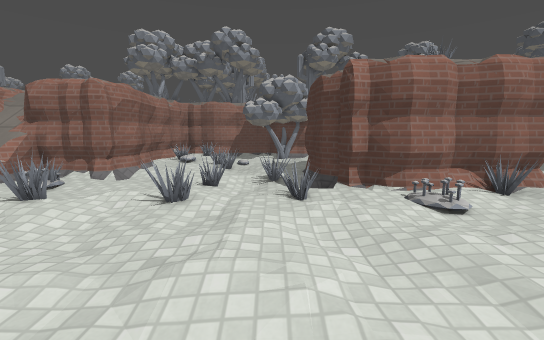
[1] (above)

23 first-person views from a walk through a level from a Godot 3-D game. The camera is 1.2 m above the floor, tilts 8° down and sees 90° across. The floor is counted in squares, 0.5 m on a side. Each view is taken from the middle of a square. On the plan, view 1 faces up. The plan holds only what a view shows up to about 18 squares ahead; the rest is blank. The place goes on beyond the plan. Surface patterns are stand-ins for the level's own textures.

[2]
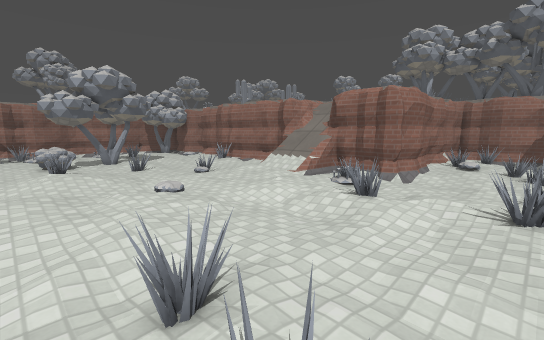

[3]
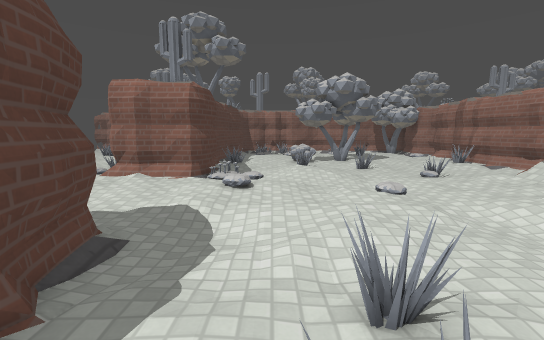

[4]
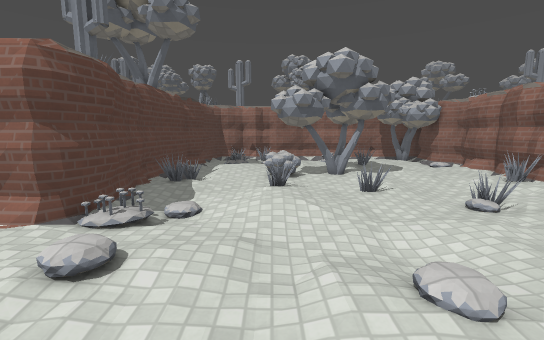

[5]
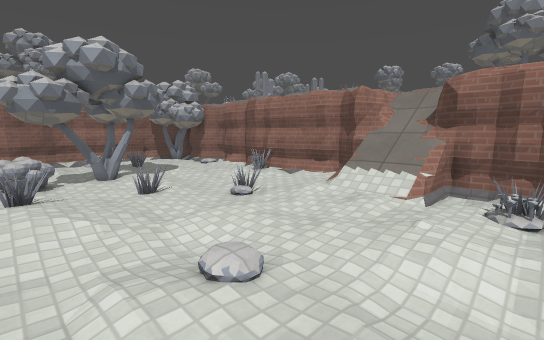

[6]
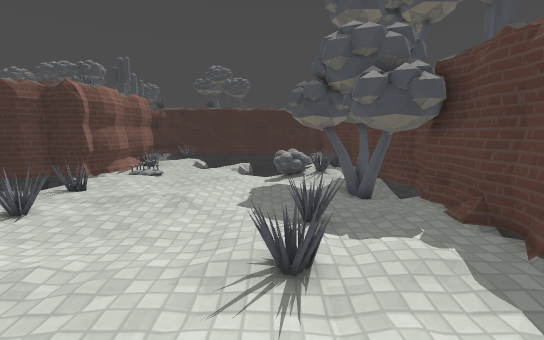

[7]
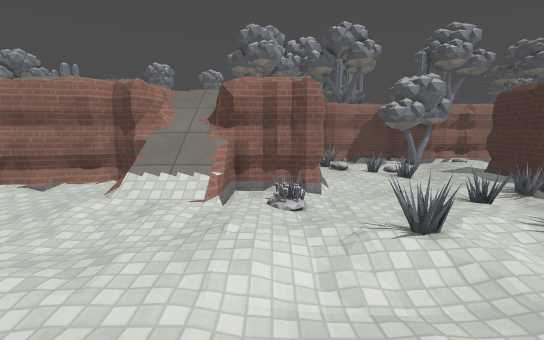

[8]
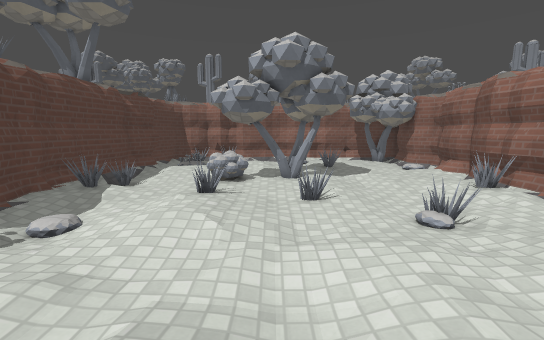

[9]
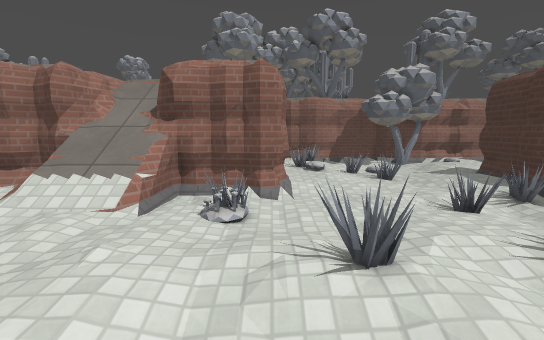

[10]
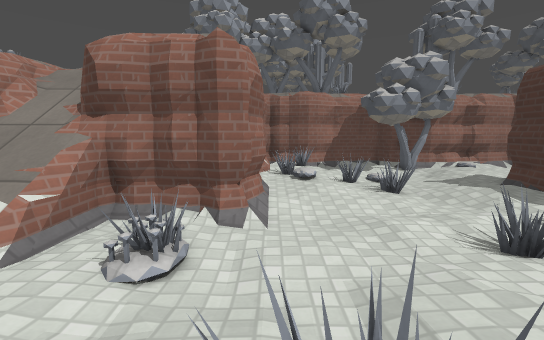

[11]
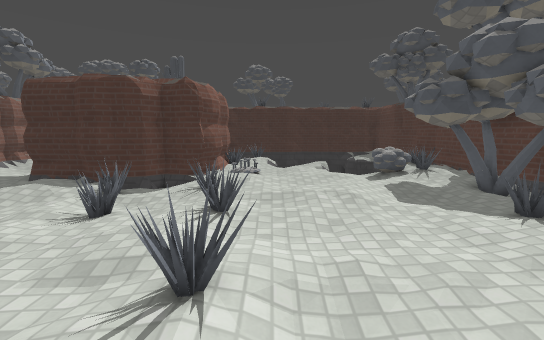

[12]
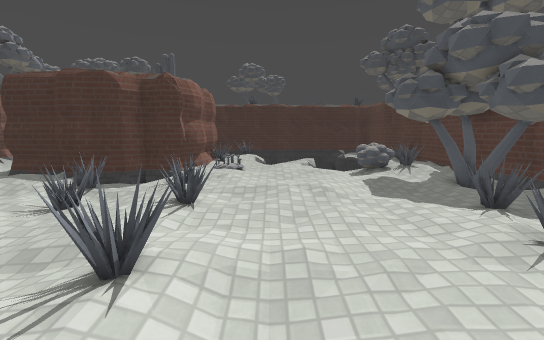

[13]
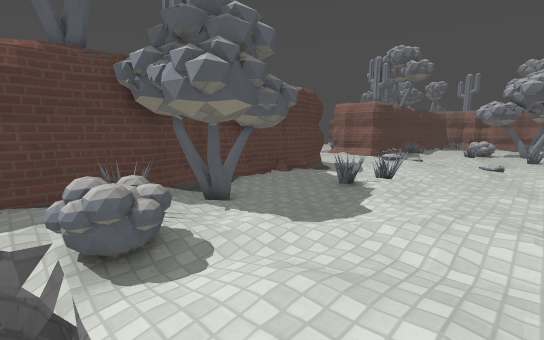

[14]
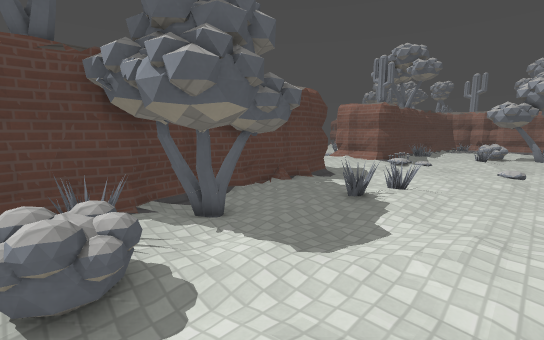

[15]
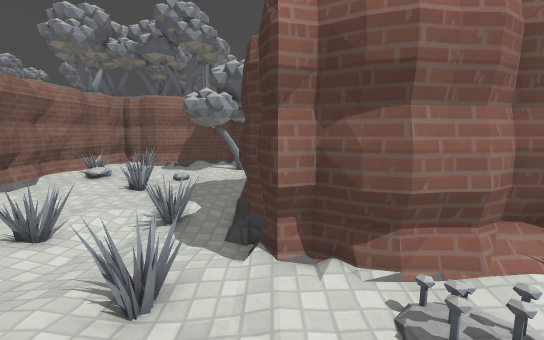

[16]
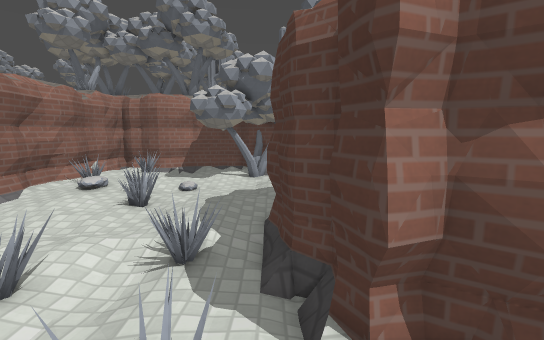

[17]
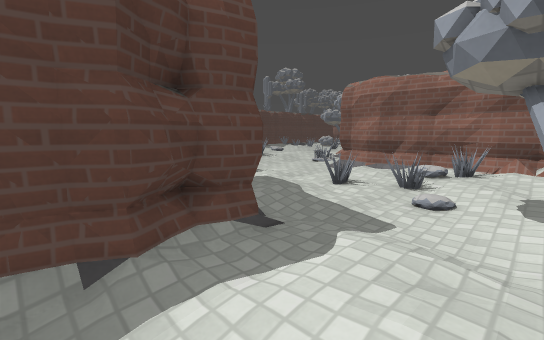

[18]
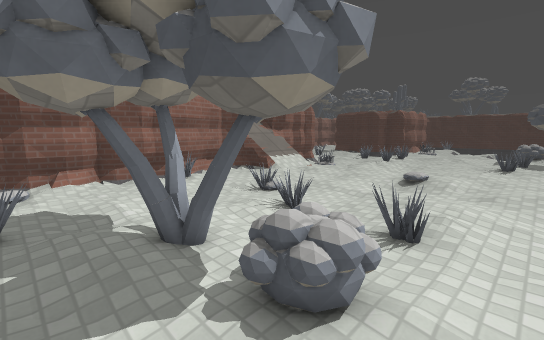

[19]
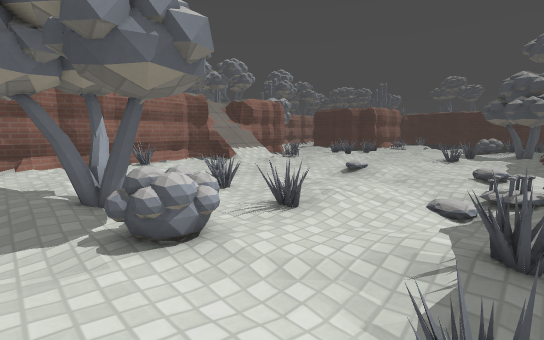

[20]
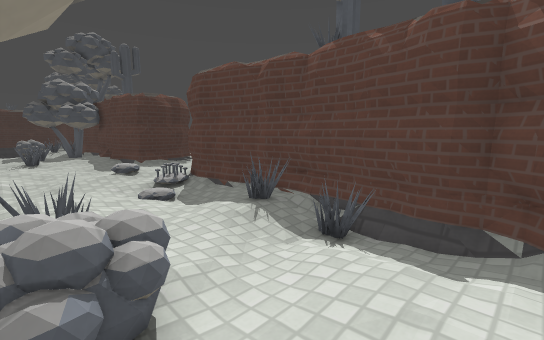

[21]
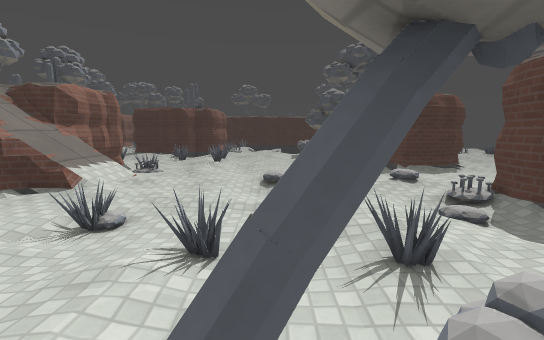

[22]
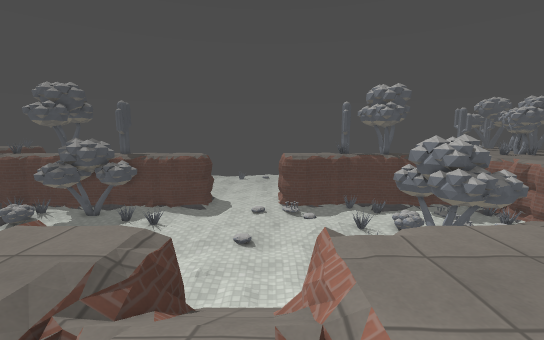

[23]
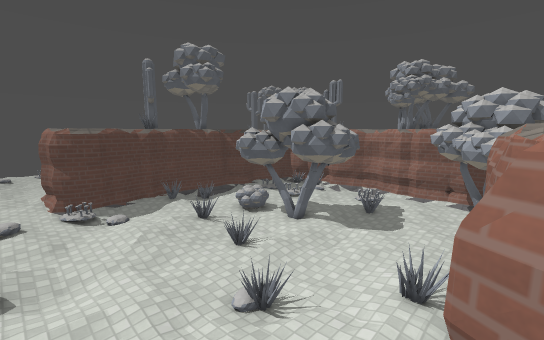

### Floor plan
Key: @ floor where view 1 was taken; # wall or solid block; x gap in a wall; . main floor; : floor 0.25 m higher than the main floor; - floor 0.25 m lower than the main floor; + floor 2.5 m higher than the main floor; * floor 2.75 m higher than the main floor; / step, stairs or slope; = window, fence, low wall or low ledge; ^ raised ledge; v drop or lower ground; T thing the floor can be seen under or through.
Columns run from 30 left of view 1 to 7 right of it. Each row starts with its distance up from view 1.
 25                      +#===    #=#
 24                      ##:==.. ##=...  -
 23         =            ###....   .....
 22        ===    +      #==#...=........
 21         =            #===.==/.........
 20                      #.//.==.....####.
 19           ++*//+//*  +.....==....#####
 18          *+**/////+* +.....==.::.#
 17         *++++/////**+*#....=.:::##
 16        **+***=//=/++*+........:.#
 15 ##+//*+++#####///#####..........#
 14  ###vv####...=///=..##.......===#
 13 /.....===....v///x.=/......==-==##
 12 .:....:=...../////./=......==-...#
 11 .............:.::..=...........=.#####
 10 :........===....:.:.......::..====####
  9 =........-#.......:..:==::==...=...//.
  8 =.................::.:==..==...::..//.
  7  TTTT................//=..............
  6  TTT=..==....................::.......
  5   T=....=.....-..............::...:::
  4 ...TT.........-.:............::......
  3 .. TT............:.:.................
  2 ..TTT.===.:........::................
  1  ..=#.==::::........:..==:=........==v
  0  ......................=====..@.##=^^v
 -1 ::.............:..........=....####^^^
 -2 :.........//...//.......::..#######=^^
 -3 ....-.=.....//.//........::###   #^^^^
 -4  ..==.==...##/.:::.....######    ##^^^
 -5 ##############.......####        #####

Positions as (right, up) in squares from view 1, and headings:
1: (0, 0), facing up
2: (-3, -1), facing up-left
3: (-3, -1), facing left
4: (-10, 1), facing left
5: (-10, 1), facing up-left
6: (-11, 1), facing right
7: (-11, 2), facing up
8: (-12, 4), facing left
9: (-9, 4), facing up
10: (-8, 7), facing up
11: (-11, 7), facing right
12: (-11, 6), facing right
13: (7, 6), facing down-left
14: (6, 5), facing down-left
15: (3, 6), facing up
16: (2, 8), facing up
17: (7, 24), facing down-left
18: (-30, -1), facing up-right
19: (-29, -4), facing up-right
20: (-30, 2), facing down-right
21: (-28, 4), facing right
22: (-16, 22), facing down
23: (-15, 15), facing down-left
